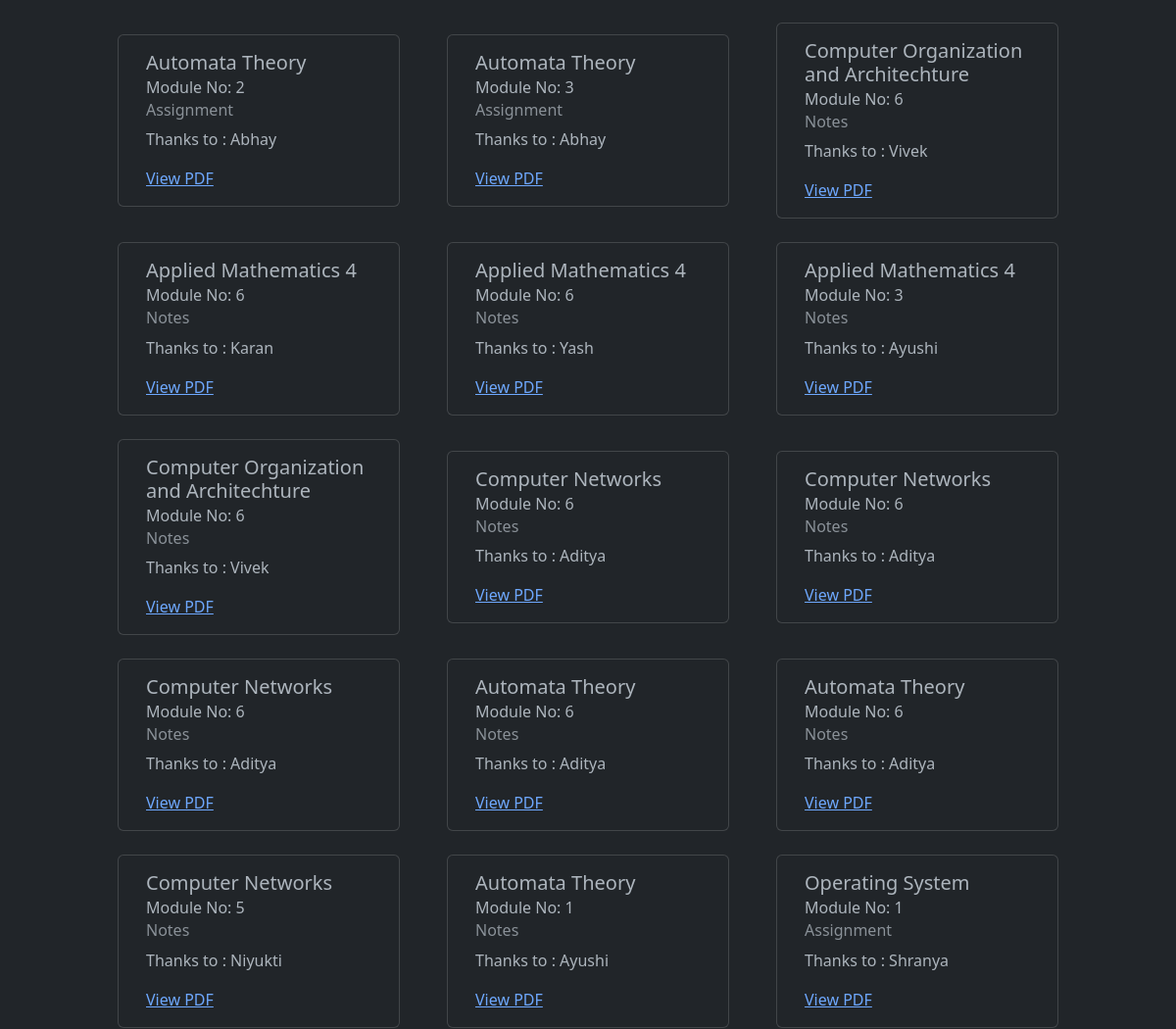
The app's page /notes/ (signed in, middle part), older data.
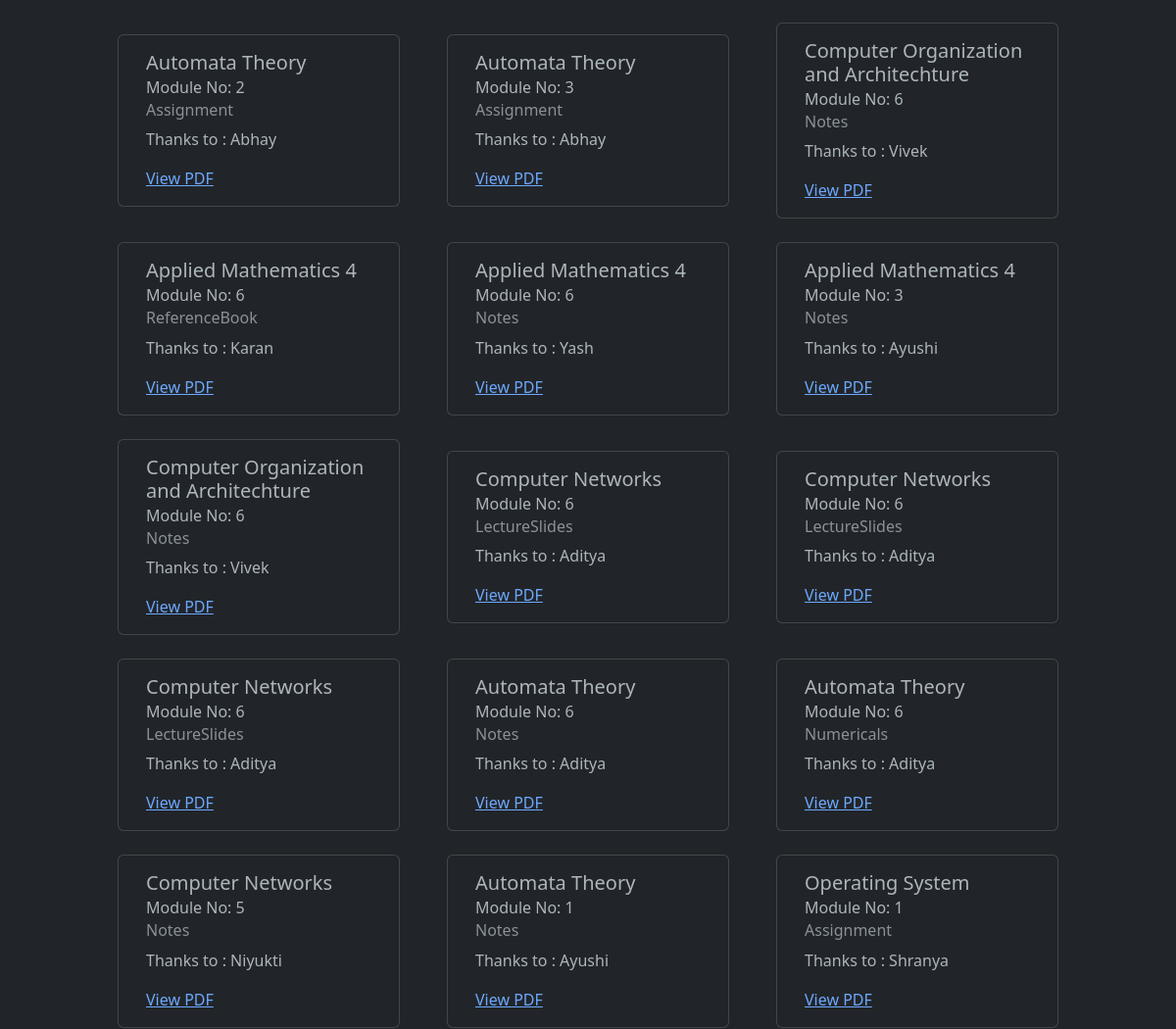
The same page, newer data.
### blogapp/models.py (models this page shows, shortened)
class Notes(models.Model):
    typ = (
        ('Assignment','Assignment'),
        ('Experiment','Experiment'),
        ('Notes','Notes'),
        ('ReferenceBook','Reference Book'),
        ('LectureSlides','Lecture Slides'),
        ('PYQ','PYQ'),
    )
    mods = (
        ('1','1'),
        ('2','2'),
        ('3','3'),
        ('4','4'),
        ('5','5'),
        ('6','6'),
    )
    desc = models.TextField(max_length=500,null=True,blank=True)
    mod = models.CharField(max_length=5,choices=mods,null=True,blank=True)
    file = models.FileField(upload_to='notes/')
    author = models.ForeignKey(UserAccount,on_delete=models.CASCADE)
    status = models.BooleanField(default=False)
    typeN = models.CharField(max_length=50,null=True,blank=True,choices=typ)
    docid = models.CharField(max_length=300,null=True,blank=True)
    sub =  models.ForeignKey(Subject,on_delete=models.CASCADE,null=True,blank=True)
    slug = AutoSlugField(populate_from = 'sub',unique=True,null=True,default=None)

class Subject(models.Model):
    name = models.CharField(max_length=50)
    teacher = models.CharField(max_length=50)
    teacherurl = models.CharField(max_length=300,null=True,blank=True)
    def __str__(self):
        return self.name

class UserAccount(AbstractBaseUser, PermissionsMixin):
    email = models.CharField(max_length = 50,unique=True)
    name = models.CharField(max_length=200)
    is_active = models.BooleanField(default=True)
    is_mod = models.BooleanField(default=False)
    is_nUser = models.BooleanField(default=True)
    is_staff = models.BooleanField(default=False)
    objects = UserAccountManager()
    USERNAME_FIELD = 'email'
    REQUIRED_FIELDS = ['name']
    def __str__(self):
        return self.name

### blogapp/views.py (the view)
# urls.py: path('notes/', views.notes,name='notes'),
@login_required(login_url='/login/')
def notes(request):
    notes = Notes.objects.filter(status = True)
    filteredNotes = NoteFilter(request.GET, queryset = notes)
    context = {
        'notes' : filteredNotes,
    }
    return render(request,'main/realHome.html',context)

### templates/main/realHome.html (shortened to what this page needs)
{% extends 'index.html' %}
{% block content %}
{% load crispy_forms_tags %}
<div class="container notesCnt mt-4">
    <div class="row d-flex justify-content-center align-items-center">
        {% for x in notes.qs %}
        <div class="card mt-4 mx-4" style="width: 18rem;">
            <div class="card-body">
                <h5 class="card-title">{{x.sub}}</h5>
                <h6 class="card-subtitle mb-2">Module No: {{x.mod}}</h6>
                <h6 class="card-subtitle mb-2 text-muted">{{x.typeN}}</h6>
                <p class="card-text">Thanks to : {{x.author}} </p>
                <a href="{{x.slug}}" class="card-link">View PDF</a>
            </div>
        </div>
        {% endfor %}
    </div>
</div>
{% endblock %}

Row changes from the older to the newer data that the page shows:
changed Notes "Karan": typeN "Notes" → "ReferenceBook"
changed Notes (number 8 of 15 on the later page): typeN "Notes" → "LectureSlides"
changed Notes (number 9 of 15 on the later page): typeN "Notes" → "LectureSlides"
changed Notes (number 10 of 15 on the later page): typeN "Notes" → "LectureSlides"
changed Notes: typeN "Notes" → "Numericals"
